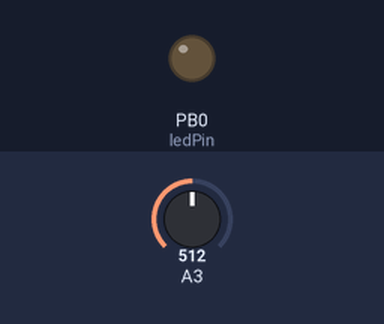
Bench run of a sketch on a simulated ATtiny85, built with avr-gcc and run on an emulated ATtiny85. Parts: output pins drawn as LEDs (lit = HIGH). Inputs (shaded band) come from the test bench; at power-on: A3 = 512.

Above: at 3.95 s.
At 4.8 s:
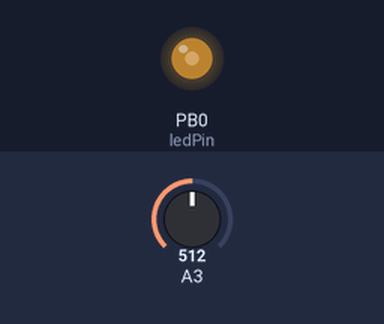
At 5.45 s:
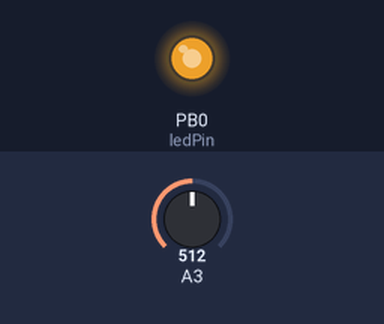
At 6.95 s:
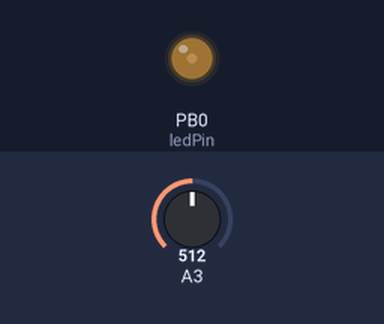
Timing chart, 0 to 11.6 s (numbered marks = the images above):
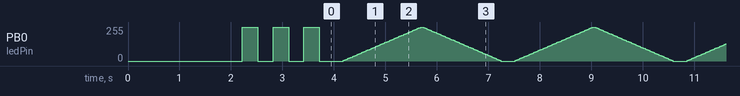

The sketch:

Attiny85_Tardis_Night_Light_v002.ino
```cpp
#include <avr/sleep.h>
#include <avr/wdt.h>

#ifndef cbi
#define cbi(sfr, bit) (_SFR_BYTE(sfr) &= ~_BV(bit))
#endif
#ifndef sbi
#define sbi(sfr, bit) (_SFR_BYTE(sfr) |= _BV(bit))
#endif


volatile boolean f_wdt = 1;

//http://www.insidegadgets.com/2011/02/05/reduce-attiny-power-consumption-by-sleeping-with-the-watchdog-timer/


// These constants won't change.  They're used to give names
// to the pins used:
const int analogInPin =  3;  // Analog input pin that the potentiometer is attached to
const int ledPin = 0; // Analog output pin that the LED is attached to

int sensorValue = 0;        // value read from the pot
int outputValue = 0;        // value output to the PWM (analog out)

int threshold = 0;
int darkVal=0;
int lightVal = 0;
float temp = 0;
float analogValTemp = 0;


void setup() {


  setup_watchdog(1); // approximately 4 seconds sleep


  delay(1000);
  temp = 0;
  for(int i =0; i<=100; i++){
    analogValTemp = analogRead(analogInPin);          // take value for illuminated room
    temp = temp + analogValTemp;
    delay(2);
  }
  lightVal = temp/100;

  delay(1000);


  analogWrite(ledPin, 255);         // blink the Leds 3 times
  delay(300);
  analogWrite(ledPin, 0);
  delay(300);
  analogWrite(ledPin, 255);
  delay(300);
  analogWrite(ledPin, 0);
  delay(300);
  analogWrite(ledPin, 255);
  delay(300);
  analogWrite(ledPin, 0);


  temp = 0;
  for(int i =0; i<=100; i++){
    analogValTemp = analogRead(analogInPin);        // take average value for dark room
    temp = temp + analogValTemp;
    delay(2);
  }
  darkVal = temp/100;

  threshold = (darkVal+lightVal)/2;

}

void loop() {

  if (f_wdt==1) {  // wait for timed out watchdog / flag is set when a watchdog timeout occurs
    f_wdt=0;       // reset flag


    // read the analog in value:

    // map it to the range of the analog out:
    //outputValue = map(sensorValue, 0, 1023, 0, 255);
    // change the analog out value:
    temp = 0.0;
    for(int i =0; i<=100; i++){
      analogValTemp = analogRead(analogInPin);        // take average value currently in room
      temp = analogValTemp + temp;
      delay(2);
    }
    sensorValue = temp/100;

    //sensorValue = analogRead(analogInPin);

    if(sensorValue <= threshold){
      FadeCycle();
    }


  }


}


void FadeCycle(){
  // fade in from min to max in increments of 5 points:
  for(int fadeValue = 0 ; fadeValue <= 255; fadeValue +=5) {
    // sets the value (range from 0 to 255):
    analogWrite(ledPin, fadeValue);
    // wait for 30 milliseconds to see the dimming effect
    delay(30);
  }

  // fade out from max to min in increments of 5 points:
  for(int fadeValue = 255 ; fadeValue >= 0; fadeValue -=5) {
    // sets the value (range from 0 to 255):
    analogWrite(ledPin, fadeValue);
    // wait for 30 milliseconds to see the dimming effect
    delay(30);
  }
}


// set system into the sleep state
// system wakes up when wtchdog is timed out
void system_sleep() {
  cbi(ADCSRA,ADEN);                    // switch Analog to Digitalconverter OFF

  set_sleep_mode(SLEEP_MODE_PWR_DOWN); // sleep mode is set here
  sleep_enable();

  sleep_mode();                        // System sleeps here

    sleep_disable();                     // System continues execution here when watchdog timed out
  sbi(ADCSRA,ADEN);                    // switch Analog to Digitalconverter ON
}

// 0=16ms, 1=32ms,2=64ms,3=128ms,4=250ms,5=500ms
// 6=1 sec,7=2 sec, 8=4 sec, 9= 8sec
void setup_watchdog(int ii) {

  byte bb;
  int ww;
  if (ii > 9 ) ii=9;
  bb=ii & 7;
  if (ii > 7) bb|= (1<<5);
  bb|= (1<<WDCE);
  ww=bb;

  MCUSR &= ~(1<<WDRF);
  // start timed sequence
  WDTCR |= (1<<WDCE) | (1<<WDE);
  // set new watchdog timeout value
  WDTCR = bb;
  WDTCR |= _BV(WDIE);
}

// Watchdog Interrupt Service / is executed when watchdog timed out
ISR(WDT_vect) {
  f_wdt=1;  // set global flag
}
```

Measured:
- by itself, PB0 (ledPin): 255/255 → 0/255 at 2.5 s, → 255/255 0.30 s later, → 0/255 0.30 s later, → 255/255 0.30 s later, … (1105 changes in this stretch)
